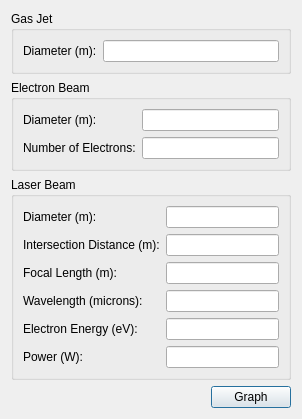
<?xml version="1.0" encoding="UTF-8"?>
<ui version="4.0">
 <class>Dialog</class>
 <widget class="QDialog" name="Dialog">
  <property name="geometry">
   <rect>
    <x>0</x>
    <y>0</y>
    <width>302</width>
    <height>400</height>
   </rect>
  </property>
  <property name="windowTitle">
   <string>Dialog</string>
  </property>
  <layout class="QVBoxLayout" name="verticalLayout">
   <item>
    <widget class="QGroupBox" name="groupBox_2">
     <property name="title">
      <string>Gas Jet</string>
     </property>
     <layout class="QFormLayout" name="formLayout_4">
      <item row="0" column="1">
       <widget class="QLineEdit" name="gasJetDiameter"/>
      </item>
      <item row="0" column="0">
       <widget class="QLabel" name="label_3">
        <property name="text">
         <string>Diameter (m):</string>
        </property>
       </widget>
      </item>
     </layout>
     <zorder>label_3</zorder>
     <zorder>gasJetDiameter</zorder>
    </widget>
   </item>
   <item>
    <widget class="QGroupBox" name="groupBox">
     <property name="title">
      <string>Electron Beam</string>
     </property>
     <layout class="QFormLayout" name="formLayout_3">
      <property name="fieldGrowthPolicy">
       <enum>QFormLayout::AllNonFixedFieldsGrow</enum>
      </property>
      <item row="3" column="0">
       <widget class="QLabel" name="label">
        <property name="text">
         <string>Diameter (m):</string>
        </property>
       </widget>
      </item>
      <item row="3" column="1">
       <widget class="QLineEdit" name="electronBeamDiameter"/>
      </item>
      <item row="4" column="0">
       <widget class="QLabel" name="label_2">
        <property name="text">
         <string>Number of Electrons:</string>
        </property>
       </widget>
      </item>
      <item row="4" column="1">
       <widget class="QLineEdit" name="electronsCount"/>
      </item>
     </layout>
    </widget>
   </item>
   <item>
    <widget class="QGroupBox" name="groupBox_3">
     <property name="title">
      <string>Laser Beam</string>
     </property>
     <layout class="QFormLayout" name="formLayout_5">
      <property name="fieldGrowthPolicy">
       <enum>QFormLayout::AllNonFixedFieldsGrow</enum>
      </property>
      <item row="1" column="0">
       <widget class="QLabel" name="label_4">
        <property name="text">
         <string>Diameter (m):</string>
        </property>
       </widget>
      </item>
      <item row="1" column="1">
       <widget class="QLineEdit" name="laserBeamDiameter"/>
      </item>
      <item row="2" column="0">
       <widget class="QLabel" name="label_5">
        <property name="text">
         <string>Intersection Distance (m):</string>
        </property>
       </widget>
      </item>
      <item row="2" column="1">
       <widget class="QLineEdit" name="laserBeamIntersectionDistance"/>
      </item>
      <item row="3" column="0">
       <widget class="QLabel" name="label_6">
        <property name="text">
         <string>Focal Length (m):</string>
        </property>
       </widget>
      </item>
      <item row="3" column="1">
       <widget class="QLineEdit" name="laserBeamApexLength"/>
      </item>
      <item row="4" column="0">
       <widget class="QLabel" name="label_7">
        <property name="text">
         <string>Wavelength (microns):</string>
        </property>
       </widget>
      </item>
      <item row="4" column="1">
       <widget class="QLineEdit" name="laserBeamWavelength"/>
      </item>
      <item row="5" column="0">
       <widget class="QLabel" name="label_8">
        <property name="text">
         <string>Electron Energy (eV):</string>
        </property>
       </widget>
      </item>
      <item row="5" column="1">
       <widget class="QLineEdit" name="laserBeamElectronEnergy"/>
      </item>
      <item row="6" column="0">
       <widget class="QLabel" name="label_9">
        <property name="text">
         <string>Power (W):</string>
        </property>
       </widget>
      </item>
      <item row="6" column="1">
       <widget class="QLineEdit" name="laserBeamPower"/>
      </item>
     </layout>
    </widget>
   </item>
   <item>
    <layout class="QHBoxLayout" name="horizontalLayout">
     <item>
      <spacer name="horizontalSpacer">
       <property name="orientation">
        <enum>Qt::Horizontal</enum>
       </property>
       <property name="sizeHint" stdset="0">
        <size>
         <width>40</width>
         <height>20</height>
        </size>
       </property>
      </spacer>
     </item>
     <item>
      <widget class="QPushButton" name="graphButton">
       <property name="text">
        <string>Graph</string>
       </property>
      </widget>
     </item>
    </layout>
   </item>
  </layout>
  <zorder>layoutWidget</zorder>
  <zorder>groupBox</zorder>
  <zorder>groupBox_3</zorder>
  <zorder>groupBox_2</zorder>
  <zorder>graphButton</zorder>
 </widget>
 <resources/>
 <connections/>
</ui>
